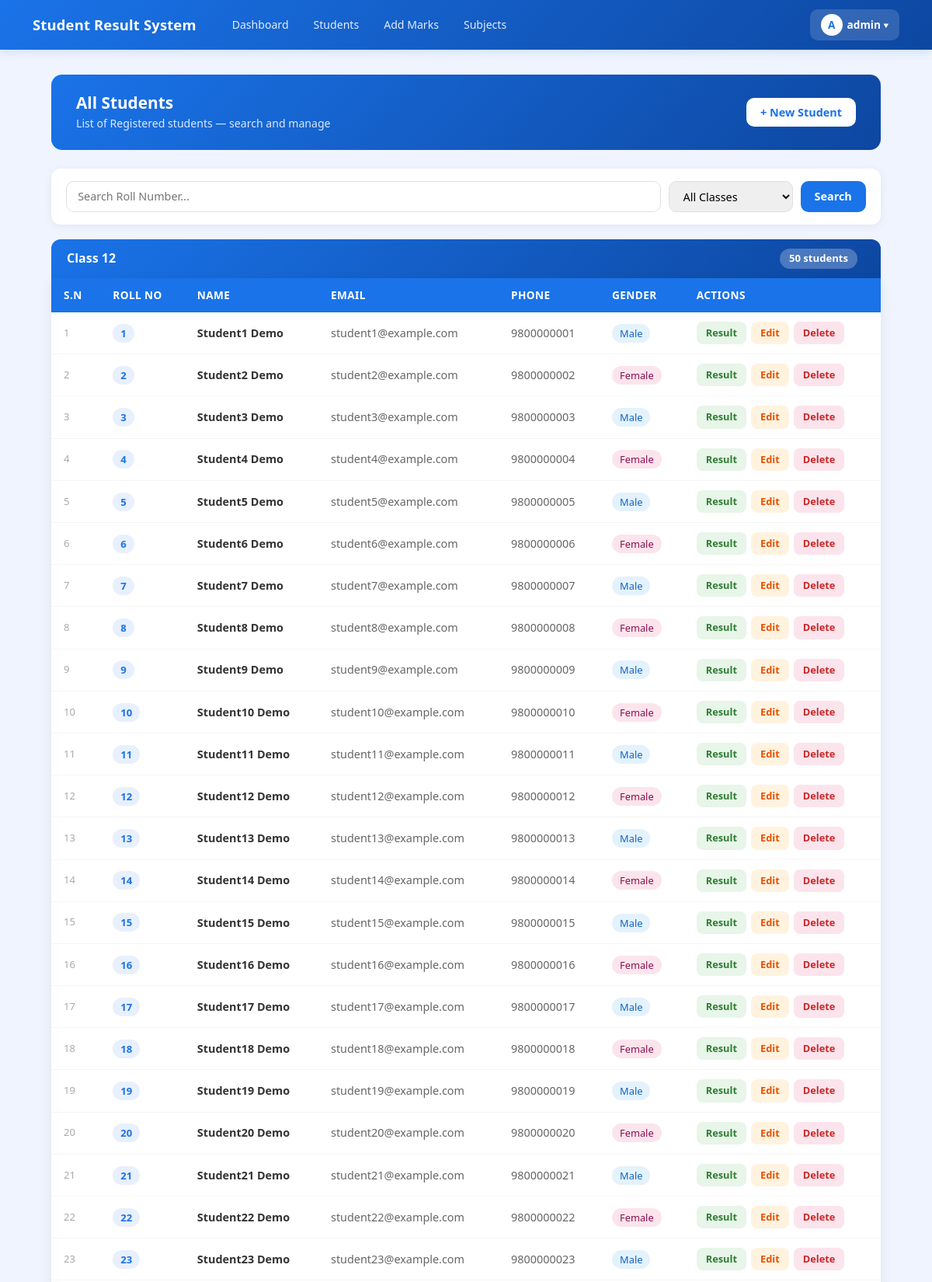
Screenshot of /students/ (signed in, upper part) with the database file from the repository.
### result/models.py (models this page shows, shortened)
class CustomUser(AbstractUser):
    ROLE_CHOICES = (
        ('admin', 'Admin'),
        ('teacher', 'Teacher'),
        ('student', 'Student'),
    )
    role = models.CharField(max_length=10, choices=ROLE_CHOICES, default='student')
    phone = models.CharField(max_length=15, null=True, blank=True)

class Class(models.Model):
    name = models.CharField(max_length=20)
    section = models.CharField(max_length=10, blank=True)
    def __str__(self):
        if self.section:
            return f"{self.name} - Section {self.section}"
        return self.name
    class Meta:
        verbose_name_plural = "Classes"
        ordering = ['name', 'section']

class Student(models.Model):
    GENDER_CHOICES = [
        ('Male', 'Male'),
        ('Female', 'Female'),
        ('Other', 'Other'),
    ]
    student_id = models.CharField(
        max_length=20,
        unique=True,
        default=generate_student_id,
        editable=False
    )
    roll_number = models.PositiveIntegerField()
    first_name = models.CharField(max_length=50)
    last_name = models.CharField(max_length=50)
    email = models.EmailField(unique=True)
    phone = models.CharField(max_length=15, validators=[MinLengthValidator(10)])
    gender = models.CharField(max_length=10, choices=GENDER_CHOICES)
    date_of_birth = models.DateField(null=True)
    address = models.TextField()
    parent_name = models.CharField(max_length=100, blank=True)
    parent_phone = models.CharField(max_length=15, validators=[MinLengthValidator(10)])
    parent_email = models.EmailField(blank=True)
    class_name = models.ForeignKey(
        'Class',
        on_delete=models.CASCADE,
        related_name='students'
    )
    user = models.OneToOneField(
        CustomUser,
        on_delete=models.CASCADE,
        null=True,
        blank=True,
        related_name='student_profile'
    )
    class Meta:
        unique_together = ['roll_number', 'class_name']
        ordering = ['class_name', 'roll_number']

### result/views.py (the view)
# urls.py: path('students/', views.student_list, name='student_list'),
@login_required(login_url='login')
def student_list(request):
    query = request.GET.get('roll', '')
    selected_class = request.GET.get('class_id', '')
    classes = Class.objects.all()
    if query or selected_class:
        students = Student.objects.all()
        if query:
            students = students.filter(roll_number__icontains=query)
        if selected_class:
            students = students.filter(class_name_id=selected_class)
        grouped = None
    else:
        students = None
        grouped = []
        for cls in classes:
            cls_students = Student.objects.filter(class_name=cls)
            if cls_students.exists():
                grouped.append({
                    'class': cls,
                    'students': cls_students
                })
    return render(request, 'result/student_list.html', {
        'students': students,
        'grouped': grouped,
        'query': query,
        'classes': classes,
        'selected_class': selected_class,
    })

### result/templates/result/student_list.html (shortened to what this page needs)
{% extends 'result/base.html' %}
{% block content %}
<div class="page-header">
    <div>
        <h4>All Students</h4>
        <p>List of Registered students — search and manage</p>
    </div>
    <a href="{% url 'add_student' %}" class="btn-add">+ New Student</a>
</div>
<div class="search-card">
    <form method="GET" style="display:flex; gap:10px; flex:1; flex-wrap:wrap;">
        <input type="text" name="roll" value="{{ query }}" class="search-input" placeholder="Search Roll Number...">
        <select name="class_id" class="filter-select">
            <option value="">All Classes</option>
        </select>
        <button type="submit" class="btn-search">Search</button>
    </form>
</div>
{% if students is not None %}
<div class="stat-row">
    <div class="stat-pill">
        <span style="color:#1a73e8;">Total:</span>
        <span>{{ students.count }} students</span>
    </div>
</div>
<div class="table-card-standalone">
    <table class="table">
        <thead>
            <tr>
                <th>S.N</th>
                <th>Roll No</th>
                <th>Name</th>
                <th>Email</th>
                <th>Phone</th>
                <th>Gender</th>
                <th>Class</th>
                <th>Actions</th>
            </tr>
        </thead>
        <tbody>
            {% for student in students %}
            <tr>
                <td style="color:#aaa; font-size:0.82rem;">{{ forloop.counter }}</td>
                <td><span class="roll-badge">{{ student.roll_number }}</span></td>
                <td><strong>{{ student.first_name }} {{ student.last_name }}</strong></td>
                <td style="color:#666;">{{ student.email }}</td>
                <td style="color:#666;">{{ student.phone }}</td>
                <td>
                    <span class="gender-badge
                        {% if student.gender == 'Male' %}gender-male
                        {% elif student.gender == 'Female' %}gender-female
                        {% else %}gender-other{% endif %}">
                        {{ student.gender }}
                    </span>
                </td>
                <td style="color:#666;">{{ student.class_name }}</td>
                <td>
                    <div class="action-btns">
                        <a href="{% url 'student_result' student.pk %}" class="btn-result">Result</a>
                        <a href="{% url 'edit_student' student.pk %}" class="btn-edit">Edit</a>
                        <a href="{% url 'delete_student' student.pk %}" class="btn-delete">Delete</a>
                    </div>
                </td>
            </tr>
            {% empty %}
            <tr>
                <td colspan="8">
                    <div class="empty-state">
                        <div class="icon"> </div>
                        <p>No student found!</p>
                        <a href="{% url 'student_list' %}" class="btn-search"
                            style="text-decoration:none; padding:8px 20px; border-radius:10px;">
                            See all students
                        </a>
                    </div>
                </td>
            </tr>
            {% endfor %}
        </tbody>
    </table>
</div>
{% else %}
{% if grouped %}
{% for group in grouped %}
<div class="class-group">
    <div class="class-header" onclick="toggleClass('class_{{ forloop.counter }}')">
        <h6> {{ group.class }}</h6>
        <div style="display:flex; align-items:center; gap:10px;">
            <span class="count-badge">{{ group.students.count }} students</span>
        </div>
    </div>
    <div class="table-card" id="class_{{ forloop.counter }}">
        <table class="table">
            <thead>
                <tr>
                    <th>S.N</th>
                    <th>Roll No</th>
                    <th>Name</th>
                    <th>Email</th>
                    <th>Phone</th>
                    <th>Gender</th>
                    <th>Actions</th>
                </tr>
            </thead>
            <tbody>
                {% for student in group.students %}
                <tr>
                    <td style="color:#aaa; font-size:0.82rem;">{{ forloop.counter }}</td>
                    <td><span class="roll-badge">{{ student.roll_number }}</span></td>
                    <td><strong>{{ student.first_name }} {{ student.last_name }}</strong></td>
                    <td style="color:#666;">{{ student.email }}</td>
                    <td style="color:#666;">{{ student.phone }}</td>
                    <td>
                        <span class="gender-badge
                                {% if student.gender == 'Male' %}gender-male
                                {% elif student.gender == 'Female' %}gender-female
                                {% else %}gender-other{% endif %}">
                            {{ student.gender }}
                        </span>
                    </td>
                    <td>
                        <div class="action-btns">
                            <a href="{% url 'student_result' student.pk %}" class="btn-result">Result</a>
                            <a href="{% url 'edit_student' student.pk %}" class="btn-edit">Edit</a>
                            <a href="{% url 'delete_student' student.pk %}" class="btn-delete">Delete</a>
                        </div>
                    </td>
                </tr>
                {% endfor %}
            </tbody>
        </table>
    </div>
</div>
{% endfor %}
{% endif %}
{% endif %}
{% endblock %}

### result/templates/result/base.html (shortened to what this page needs)
<!DOCTYPE html>
<html lang="ne">
<head>
    <link href="https://cdn.jsdelivr.net/npm/bootstrap@5.3.0/dist/css/bootstrap.min.css" rel="stylesheet">
    <link href="https://cdn.jsdelivr.net/npm/bootstrap-icons@1.10.0/font/bootstrap-icons.css" rel="stylesheet">
</head>
<body>
    <nav class="navbar navbar-expand-lg">
        <div class="container">
            <a class="navbar-brand text-white" href="{% url 'dashboard' %}">
                Student Result System
            </a>
            {% if user.is_authenticated %}
            <div class="collapse navbar-collapse" id="navMenu">
                <div class="d-flex gap-1 ms-3 flex-wrap align-items-center">
                    <a href="{% url 'dashboard' %}" class="nav-link-btn">Dashboard</a>
                    <a href="{% url 'student_list' %}" class="nav-link-btn">Students</a>
                    <a href="{% url 'add_marks' %}" class="nav-link-btn">Add Marks</a>
                    <a href="{% url 'subject_list' %}" class="nav-link-btn">Subjects</a>
                </div>
                <div class="ms-auto mt-2 mt-lg-0 profile-dropdown">
                    <button class="profile-btn" onclick="toggleDropdown()">
                        <div class="profile-avatar">
                            {{ request.user.username|first|upper }}
                        </div>
                        {{ request.user.username }}
                        ▾
                    </button>
                </div>
            </div>
            {% endif %}
        </div>
    </nav>
    <div class="main-container">
        {% block content %}{% endblock %}
    </div>
</body>
</html>

### result/templates/result/base.html (style rules this page uses)
body { background: #f0f4ff; min-height: 100vh; }
.navbar-brand { font-size: 1.15rem; font-weight: 700; letter-spacing: 0.01em; }
.navbar { background: linear-gradient(135deg, #1a73e8, #0d47a1) !important; box-shadow: 0 2px 12px rgba(26, 115, 232, 0.18); padding: 0.75rem 0; }
.nav-link-btn { color: rgba(255, 255, 255, 0.88); font-size: 0.88rem; font-weight: 500; padding: 6px 14px; border-radius: 8px; text-decoration: none; transition: background 0.15s; }
.profile-dropdown { position: relative; }
.profile-btn { background: rgba(255, 255, 255, 0.15); color: white; border: none; border-radius: 10px; padding: 6px 14px; font-size: 0.85rem; font-weight: 600; cursor: pointer; display: flex; align-items: center; gap: 6px; transition: background 0.15s; }
.profile-avatar { width: 28px; height: 28px; background: white; color: #1a73e8; border-radius: 50%; display: flex; align-items: center; justify-content: center; font-weight: 800; font-size: 0.85rem; }
.main-container { max-width: 1100px; margin: 0 auto; padding: 2rem 1rem; }

### result/templates/result/student_list.html (style rules this page uses)
.page-header { background: linear-gradient(135deg, #1a73e8, #0d47a1); border-radius: 14px; padding: 1.5rem 2rem; color: white; display: flex; align-items: center; justify-content: space-between; flex-wrap: wrap; gap: 1rem; margin-bottom: 1.5rem; }
.page-header h4 { font-size: 1.3rem; font-weight: 700; margin: 0; }
.page-header p { margin: 0.2rem 0 0; opacity: 0.85; font-size: 0.88rem; }
.btn-add { background: white; color: #1a73e8; font-weight: 600; border: none; border-radius: 10px; padding: 8px 18px; text-decoration: none; font-size: 0.9rem; transition: all 0.15s; }
.search-card { background: white; border-radius: 12px; padding: 1rem 1.2rem; box-shadow: 0 2px 12px rgba(0, 0, 0, 0.06); margin-bottom: 1.2rem; display: flex; gap: 10px; flex-wrap: wrap; align-items: center; }
.search-input { border-radius: 10px; border: 1.5px solid #e0e0e0; padding: 8px 14px; font-size: 0.9rem; flex: 1; min-width: 200px; transition: border-color 0.2s; }
.filter-select { border-radius: 10px; border: 1.5px solid #e0e0e0; padding: 8px 14px; font-size: 0.9rem; min-width: 160px; transition: border-color 0.2s; }
.btn-search { background: #1a73e8; color: white; border: none; border-radius: 10px; padding: 8px 18px; font-weight: 600; font-size: 0.9rem; cursor: pointer; transition: opacity 0.15s; }
.class-group { margin-bottom: 1.5rem; }
.class-header { background: linear-gradient(135deg, #1a73e8, #0d47a1); color: white; border-radius: 12px 12px 0 0; padding: 12px 20px; display: flex; align-items: center; justify-content: space-between; cursor: pointer; }
.class-header h6 { margin: 0; font-size: 1rem; font-weight: 700; }
.class-header .count-badge { background: rgba(255, 255, 255, 0.25); padding: 3px 12px; border-radius: 20px; font-size: 0.82rem; font-weight: 600; }
.table-card { background: white; border-radius: 0 0 14px 14px; box-shadow: 0 4px 16px rgba(0, 0, 0, 0.07); overflow: hidden; }
.table { margin: 0; font-size: 0.9rem; }
.table thead th { background: #1a73e8; color: white; font-weight: 600; border: none; padding: 12px 16px; font-size: 0.85rem; text-transform: uppercase; letter-spacing: 0.03em; }
.table tbody tr { border-bottom: 1px solid #f5f5f5; transition: background 0.1s; }
.table tbody td { padding: 12px 16px; vertical-align: middle; color: #333; }
.roll-badge { background: #e8f0fe; color: #1a73e8; font-weight: 700; padding: 3px 10px; border-radius: 20px; font-size: 0.82rem; }
.gender-badge { padding: 3px 10px; border-radius: 20px; font-size: 0.8rem; font-weight: 500; }
.gender-male { background: #e3f2fd; color: #1565c0; }
.gender-female { background: #fce4ec; color: #880e4f; }
.action-btns { display: flex; gap: 6px; flex-wrap: wrap; }
.btn-result { background: #e8f5e9; color: #2e7d32; border: none; border-radius: 8px; padding: 5px 12px; font-size: 0.8rem; font-weight: 600; text-decoration: none; transition: all 0.15s; }
.btn-edit { background: #fff3e0; color: #e65100; border: none; border-radius: 8px; padding: 5px 12px; font-size: 0.8rem; font-weight: 600; text-decoration: none; transition: all 0.15s; }
.btn-delete { background: #fce4ec; color: #c62828; border: none; border-radius: 8px; padding: 5px 12px; font-size: 0.8rem; font-weight: 600; text-decoration: none; transition: all 0.15s; }

### rows the page displays
CustomUser: user.username|first "A", user.username "admin"
Class: class "Class 12", students.count "50"
Student: roll_number "1", first_name "Student1", last_name "Demo", email "student1@example.com", phone "9800000001", gender "Male"
Student: roll_number "2", first_name "Student2", last_name "Demo", email "student2@example.com", phone "9800000002", gender "Female"
Student: roll_number "3", first_name "Student3", last_name "Demo", email "student3@example.com", phone "9800000003", gender "Male"
Student: roll_number "4", first_name "Student4", last_name "Demo", email "student4@example.com", phone "9800000004", gender "Female"
Student: roll_number "5", first_name "Student5", last_name "Demo", email "student5@example.com", phone "9800000005", gender "Male"
Student: roll_number "6", first_name "Student6", last_name "Demo", email "student6@example.com", phone "9800000006", gender "Female"
Student: roll_number "7", first_name "Student7", last_name "Demo", email "student7@example.com", phone "9800000007", gender "Male"
Student: roll_number "8", first_name "Student8", last_name "Demo", email "student8@example.com", phone "9800000008", gender "Female"
Student: roll_number "9", first_name "Student9", last_name "Demo", email "student9@example.com", phone "9800000009", gender "Male"
Student: roll_number "10", first_name "Student10", last_name "Demo", email "student10@example.com", phone "9800000010", gender "Female"
Student: roll_number "11", first_name "Student11", last_name "Demo", email "student11@example.com", phone "9800000011", gender "Male"
Student: roll_number "12", first_name "Student12", last_name "Demo", email "student12@example.com", phone "9800000012", gender "Female"
Student: roll_number "13", first_name "Student13", last_name "Demo", email "student13@example.com", phone "9800000013", gender "Male"
Student: roll_number "14", first_name "Student14", last_name "Demo", email "student14@example.com", phone "9800000014", gender "Female"
Student: roll_number "15", first_name "Student15", last_name "Demo", email "student15@example.com", phone "9800000015", gender "Male"
Student: roll_number "16", first_name "Student16", last_name "Demo", email "student16@example.com", phone "9800000016", gender "Female"
Student: roll_number "17", first_name "Student17", last_name "Demo", email "student17@example.com", phone "9800000017", gender "Male"
Student: roll_number "18", first_name "Student18", last_name "Demo", email "student18@example.com", phone "9800000018", gender "Female"
Student: roll_number "19", first_name "Student19", last_name "Demo", email "student19@example.com", phone "9800000019", gender "Male"
Student: roll_number "20", first_name "Student20", last_name "Demo", email "student20@example.com", phone "9800000020", gender "Female"
Student: roll_number "21", first_name "Student21", last_name "Demo", email "student21@example.com", phone "9800000021", gender "Male"
Student: roll_number "22", first_name "Student22", last_name "Demo", email "student22@example.com", phone "9800000022", gender "Female"
Student: roll_number "23", first_name "Student23", last_name "Demo", email "student23@example.com", phone "9800000023", gender "Male"
